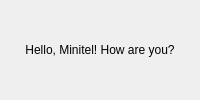
<?xml version="1.0" encoding="UTF-8"?>
<ui version="4.0">
 <class>MainWidget</class>
 <widget class="QWidget" name="MainWidget">
  <property name="geometry">
   <rect>
    <x>0</x>
    <y>0</y>
    <width>200</width>
    <height>100</height>
   </rect>
  </property>
  <property name="windowTitle">
   <string>Qt Example</string>
  </property>
  <layout class="QVBoxLayout" name="verticalLayout">
   <item>
    <widget class="QLabel" name="label">
     <property name="text">
      <string>Hello, Minitel! How are you?</string>
     </property>
     <property name="alignment">
      <set>Qt::AlignmentFlag::AlignCenter</set>
     </property>
    </widget>
   </item>
  </layout>
 </widget>
 <resources/>
 <connections/>
</ui>
